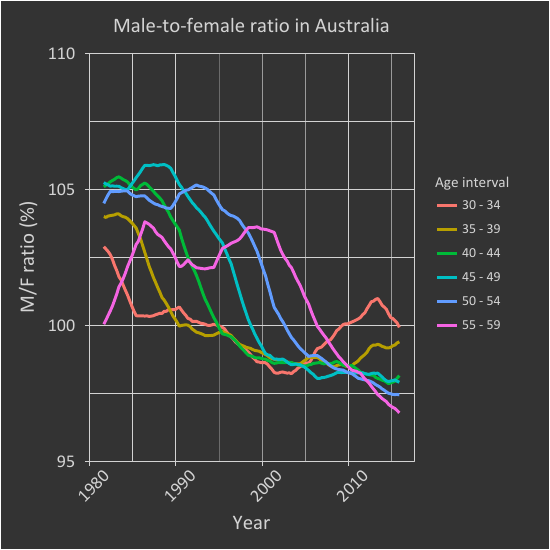

This chart was generated by the following R code:
# Define the filename of the output image
fileName <- "xDate-yMFratio_Ages-30-60sum_State-Australia"

# Open the macOS graphics device driver
quartz(fileName, width = 14/2.54, height = 14/2.54, dpi = 72)

# Filter the APdata frame to only select the data that I want to analyse
# Select all of the Australian population that are 30, 40, 50 or 60 years old
Male <- filter(APdata, State == "Australia", Sex == "Male")
Female <- filter(APdata, State == "Australia", Sex == "Female")

# Sum the male population over the 30-34, 35-39, 40-44, 45-49, 50-54, 55-59 age ranges
Male30_34_y = (filter(Male, Age == "30")$Value) +
  (filter(Male, Age == "31")$Value) +
  (filter(Male, Age == "32")$Value) +
  (filter(Male, Age == "33")$Value) +
  (filter(Male, Age == "34")$Value)
Male35_39_y = (filter(Male, Age == "35")$Value) +
  (filter(Male, Age == "36")$Value) +
  (filter(Male, Age == "37")$Value) +
  (filter(Male, Age == "38")$Value) +
  (filter(Male, Age == "39")$Value)
Male40_44_y = (filter(Male, Age == "40")$Value) +
  (filter(Male, Age == "41")$Value) +
  (filter(Male, Age == "42")$Value) +
  (filter(Male, Age == "43")$Value) +
  (filter(Male, Age == "44")$Value)
Male45_49_y = (filter(Male, Age == "45")$Value) +
  (filter(Male, Age == "46")$Value) +
  (filter(Male, Age == "47")$Value) +
  (filter(Male, Age == "48")$Value) +
  (filter(Male, Age == "49")$Value)
Male50_54_y = (filter(Male, Age == "50")$Value) +
  (filter(Male, Age == "51")$Value) +
  (filter(Male, Age == "52")$Value) +
  (filter(Male, Age == "53")$Value) +
  (filter(Male, Age == "54")$Value)
Male55_59_y = (filter(Male, Age == "55")$Value) +
  (filter(Male, Age == "56")$Value) +
  (filter(Male, Age == "57")$Value) +
  (filter(Male, Age == "58")$Value) +
  (filter(Male, Age == "59")$Value)

# Sum the female population over the 30-34, 35-39, 40-44, 45-49, 50-54, 55-59 age ranges
Female30_34_y = (filter(Female, Age == "30")$Value) +
  (filter(Female, Age == "31")$Value) +
  (filter(Female, Age == "32")$Value) +
  (filter(Female, Age == "33")$Value) +
  (filter(Female, Age == "34")$Value)
Female35_39_y = (filter(Female, Age == "35")$Value) +
  (filter(Female, Age == "36")$Value) +
  (filter(Female, Age == "37")$Value) +
  (filter(Female, Age == "38")$Value) +
  (filter(Female, Age == "39")$Value)
Female40_44_y = (filter(Female, Age == "40")$Value) +
  (filter(Female, Age == "41")$Value) +
  (filter(Female, Age == "42")$Value) +
  (filter(Female, Age == "43")$Value) +
  (filter(Female, Age == "44")$Value)
Female45_49_y = (filter(Female, Age == "45")$Value) +
  (filter(Female, Age == "46")$Value) +
  (filter(Female, Age == "47")$Value) +
  (filter(Female, Age == "48")$Value) +
  (filter(Female, Age == "49")$Value)
Female50_54_y = (filter(Female, Age == "50")$Value) +
  (filter(Female, Age == "51")$Value) +
  (filter(Female, Age == "52")$Value) +
  (filter(Female, Age == "53")$Value) +
  (filter(Female, Age == "54")$Value)
Female55_59_y = (filter(Female, Age == "55")$Value) +
  (filter(Female, Age == "56")$Value) +
  (filter(Female, Age == "57")$Value) +
  (filter(Female, Age == "58")$Value) +
  (filter(Female, Age == "59")$Value)

# Calculate the male-to-female population ratios
y30_34 <- Male30_34_y / Female30_34_y
y35_39 <- Male35_39_y / Female35_39_y
y40_44 <- Male40_44_y / Female40_44_y
y45_49 <- Male45_49_y / Female45_49_y
y50_54 <- Male50_54_y / Female50_54_y
y55_59 <- Male55_59_y / Female55_59_y

# Create the new data frame with the summed population ratios
x <- rep(filter(Male, Age == "0")$Date, times = 6) # Make six copies of the dates
y <- c(y30_34, y35_39, y40_44, y45_49, y50_54, y55_59) # Append the different ratios to each other
Ages <- rep(c("30 - 34", "35 - 39", "40 - 44", "45 - 49", "50 - 54", "55 - 59"), each = 138)

MFratio <- data.frame(x, y, Ages)
MFratio <- tbl_df(MFratio)
MFratio$Ages <- as.character(MFratio$Ages)

# Create the figure using ggplot
ggplot(MFratio, aes(x = x, y = y*100, color = Ages)) + 
  geom_line(lwd = 1.0, alpha = 1.00) + 
  scale_y_continuous(expand = c(0, 0), limit = c(95, 110),
                     breaks = scales::pretty_breaks(n = 5)) +
  labs(x = "Year", y = "M/F ratio (%)",
       title = "Male-to-female ratio in Australia",
       color = "Age interval") + 
  theme_bw(base_family = "Calibri") + 
  theme(axis.text = element_text(size = 13),
        axis.text.x = element_text(margin = margin(12, 0, 0, 0), angle = 45),
        axis.text.y = element_text(margin = margin(0, 7, 0, 0)), 
        axis.ticks = element_line(colour = "lightgrey", size = 0.25),
        axis.title = element_text(size = 15),
        axis.title.x = element_text(margin = margin(0, 0, 15, 0)), 
        axis.title.y = element_text(margin = margin(0, 10, 0, 15)),
        
        legend.background = element_rect(fill = "#333333", size = 0.5, linetype = "solid"),
        legend.key = element_blank(),
        legend.margin = unit(0.5, "lines"),
        legend.position = "right",
        legend.text = element_text(size = 10),
        legend.title = element_text(size = 11),
        legend.title.align = 0.5,
        
        panel.background = element_rect(fill = "#333333"),
        panel.border = element_rect(fill = NULL, size = 0.25, color = "lightgrey"),
        panel.grid.major = element_line(colour = "lightgrey", size = 0.25),
        panel.grid.minor = element_line(colour = "lightgrey", size = 0.10),
        panel.margin.x = unit(0.5, "lines"),
        panel.margin.y = unit(0.5, "lines"),
        
        plot.background = element_rect(fill = "#333333"),
        plot.margin = unit(c(5, 5, 0, 0), "mm"),
        plot.title = element_text(size = 15, margin = margin(0, 0, 15, 0)),
        
        strip.text = element_text(size = 10),
        
        text = element_text(color = "lightgrey")
  )

# Save the figure as a pdf using the ggsave function
# cairo_pdf is required since without it the Calibri font won't work
ggsave(paste(fileName, "pdf", sep = "."), device = cairo_pdf)